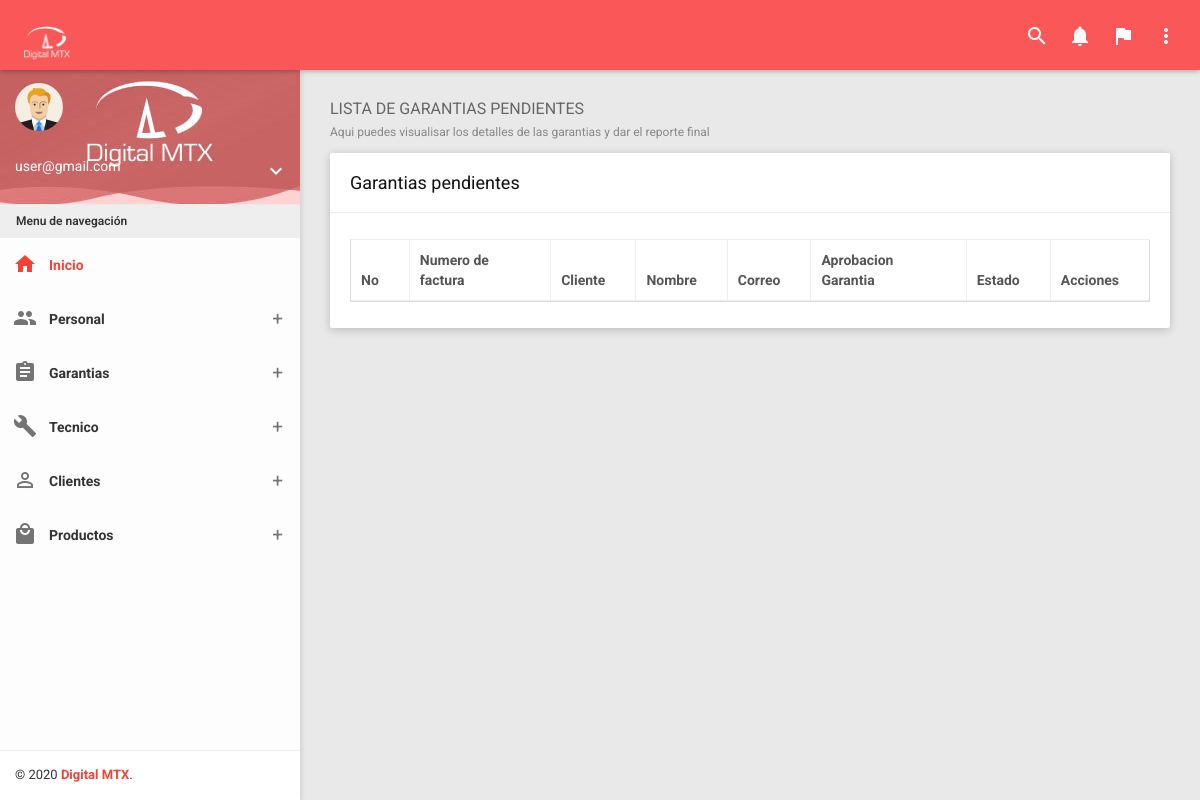
Before: /?controller=technical&method=list (signed in) with the older database file.
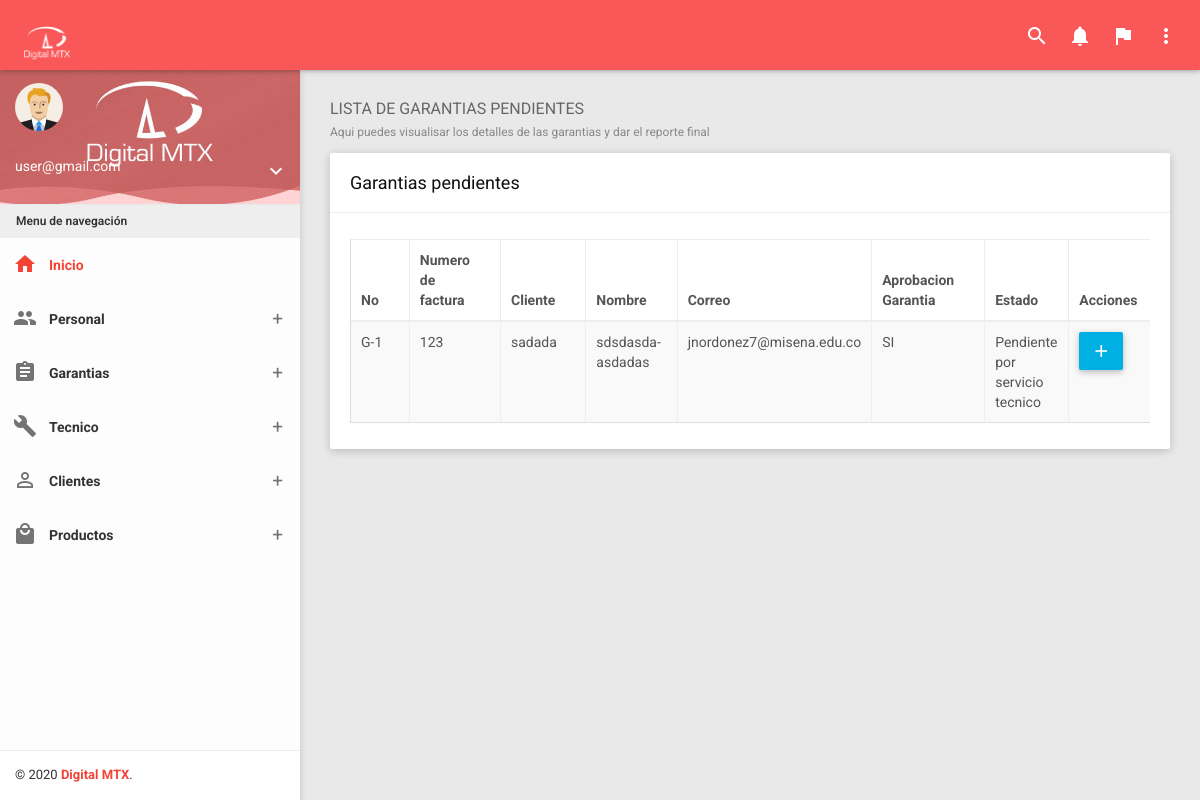
After: the same page with the newer database file.
### tables this page shows
CREATE TABLE `mg_garantia` (
  `id` int(11) NOT NULL,
  `No_garantia` varchar(20) NOT NULL,
  `Fecha_ingreso` date NOT NULL,
  `Hora_ingreso` varchar(50) NOT NULL,
  `Numero_Factura` varchar(50) NOT NULL,
  `Punto_Venta` varchar(50) NOT NULL,
  `Fecha_Compra` date NOT NULL,
  `Nombre_Cliente` varchar(50) NOT NULL,
  `Identificacion_Cliente` varchar(50) NOT NULL,
  `Correo_Cliente` varchar(50) NOT NULL,
  `Direccion_Cliente` varchar(50) NOT NULL,
  `Proveedor` varchar(50) NOT NULL,
  `Flete` varchar(5) NOT NULL,
  `Departamento` varchar(50) DEFAULT NULL,
  `Municipio` varchar(50) DEFAULT NULL,
  `Valor_Flete` varchar(40) DEFAULT NULL,
  `No_Guia` varchar(20) DEFAULT NULL,
  `Transportadora` varchar(50) DEFAULT NULL,
  `Observacion_Empleado` text NOT NULL,
  `Empleado` varchar(50) NOT NULL
);

CREATE TABLE `mg_detalle_garantia` (
  `id` int(11) NOT NULL,
  `Codigo_Producto` varchar(50) DEFAULT NULL,
  `Descripcion_Producto` text DEFAULT NULL,
  `Marca_Producto` varchar(50) DEFAULT NULL,
  `Sello_Producto` varchar(50) DEFAULT NULL,
  `Referencia` varchar(50) DEFAULT NULL,
  `Id_Garantia` int(11) DEFAULT NULL,
  `Observacion_Cliente` text DEFAULT NULL,
  `Aprobacion_Garantia` varchar(5) DEFAULT NULL,
  `Estado` varchar(50) DEFAULT NULL
);

### Controllers/TechnicalController.php (called while the page is built, shortened)
<?php
require 'Models/Technical.php';
class TechnicalController
{
	private $model;
	public function __construct()
	{
		$this->model = new Technical;
	}
	public function list()
	{
		require 'Views/Layout.php';
		$technicals = $this->model->getAll();
		require 'Views/Technicals/list.php';
	}
}

### Models/Technical.php (called while the page is built, shortened)
<?php
class Technical
{
	private $pdo;
	public function __construct()
	{
		try {
			$this->pdo = new Conexion;
		} catch (PDOException $e) {
			die($e->getMessage());
		}
	}
	public function getAll()
	{
		try {
			$strSql = "SELECT g.*,d.* FROM  mg_garantia g INNER JOIN mg_detalle_garantia d ON g.id = d.Id_Garantia WHERE d.Estado = 'Tramite' OR d.Estado = 'Revisado por servicio tecnico' OR d.Estado = 'Pendiente por servicio tecnico'";
			$query = $this->pdo->select($strSql);
			return $query;
		} catch (PDOException $e) {
			die($e->getMessage());
		}
	}
}

### Providers/Database.php (called while the page is built, shortened)
<?php
class Conexion extends PDO
{
	public function select($strSql, $arrayData = array(), $fetchMode = PDO::FETCH_OBJ)
	{
		$query = $this->prepare($strSql);
		if (!$query->execute())
			echo "Error, la consulta no se realizó";
		else
			return $query->fetchAll($fetchMode);
	}
}

### Views/Technicals/list.php (the view)
<section class="content">
        <div class="container-fluid">
            <div class="block-header">
                <h2>
                    LISTA DE GARANTIAS PENDIENTES
                    <small>Aqui puedes visualisar los detalles de las garantias y dar el reporte final</small>
                </h2>
            </div>
            <div class="row clearfix">
                <div class="col-lg-12 col-md-12 col-sm-12 col-xs-12">
                    <div class="card">
                        <div class="header">
                            <h2>
                                Garantias pendientes
                            </h2>
                        </div>
                        <div class="body">
                            <div class="table-responsive">
                                <table class="table table-bordered table-striped table-hover dataTable js-exportable">
                                    <thead>
                                        <tr>
                                            <th>No</th>
                                            <th>Numero de factura</th>
                                            <th>Cliente</th>
                                            <th>Nombre</th>
                                            <th>Correo</th>
                                            <th>Aprobacion Garantia</th>
                                            <th>Estado</th>
                                            <th>Acciones</th>
                                        </tr>
                                    </thead>
                                    <tbody>
                                        <?php foreach ($technicals as $key => $technical) { ?>
                                            <tr>
                                                <td><?php echo $technical->No_garantia ?></td>
                                                <td><?php echo $technical->Numero_Factura ?></td>
                                                <td><?php echo $technical->Nombre_Cliente ?></td>
                                                <td><?php echo $technical->Descripcion_Producto ?></td>
                                                <td><?php echo $technical->Correo_Cliente ?></td>
                                                <td><?php echo $technical->Aprobacion_Garantia ?></td>
                                                <td><?php echo $technical->Estado ?></td>
                                                <td>
                                                    <div class="row clearfix">
                                                        <?php if ($technical->Estado == "Tramite" || $technical->Estado == "Pendiente por servicio tecnico") { ?>
                                                            <div class="col-sm-6">
                                                                <a href="?controller=technical&method=details&name=<?php echo $technical->Descripcion_Producto?>" class="btn btn-info"><i class="material-icons">add</i></a>
                                                            </div>
                                                        <?php } ?>
                                                    </div>
                                                </td>
                                            </tr>
                                        <?php }?>
                                    </tbody>
                                </table>
                            </div>
                        </div>
                    </div>
                </div>
            </div>
        </div>
    </section>

### index.php (shortened to what this page needs)
<?php
require 'Providers/Database.php';
$controller = 'LoginController';
if(!isset($_REQUEST['controller'])) {
	require 'Controllers/'.$controller. '.php';
	$controller = ucwords($controller);
	$controller = new $controller;
	$controller->index();
} else {
	$method = isset($_REQUEST['method']) ? $_REQUEST['method'] : 'index';
	$controller = new $controller;
	call_user_func(array($controller, $method));
}

### Views/Layout.php (shortened to what this page needs)
<!DOCTYPE html>
<html>
<head>
    <link href="Assets/plugins/bootstrap/css/bootstrap.css" rel="stylesheet">
    <link href="Assets/plugins/node-waves/waves.css" rel="stylesheet" />
    <link href="Assets/plugins/animate-css/animate.css" rel="stylesheet" />
    <link href="Assets/plugins/morrisjs/morris.css" rel="stylesheet" />
    <link href="Assets/plugins/bootstrap-material-datetimepicker/css/bootstrap-material-datetimepicker.css" rel="stylesheet" />
    <link href="Assets/plugins/bootstrap-datepicker/css/bootstrap-datepicker.css" rel="stylesheet" />
    <link href="Assets/plugins/waitme/waitMe.css" rel="stylesheet" />
    <link href="Assets/plugins/bootstrap-select/css/bootstrap-select.css" rel="stylesheet" />
    <link href="Assets/plugins/jquery-datatable/skin/bootstrap/css/dataTables.bootstrap.css" rel="stylesheet">
    <link href="Assets/plugins/sweetalert/sweetalert.css" rel="stylesheet" />
    <link href="Assets/css/styleAdmin.css" rel="stylesheet">
    <link href="Assets/css/themes/all-themes.css" rel="stylesheet" />
</head>
<body class="theme-red">
    <nav class="navbar">
        <div class="container-fluid">
            <div class="navbar-header">
                <a class="navbar-brand" href="?controller=person&method=template">
                    <img src="Assets/img/logo.png" width="50"></img>
                </a>
            </div>
            <div class="collapse navbar-collapse" id="navbar-collapse">
                <ul class="nav navbar-nav navbar-right">
                    <li><a href="javascript:void(0);" class="js-search" data-close="true"><i class="material-icons">search</i></a></li>
                    <li class="dropdown">
                        <a href="javascript:void(0);" class="dropdown-toggle" data-toggle="dropdown" role="button">
                            <i class="material-icons">notifications</i>
                        </a>
                    </li>
                    <li class="dropdown">
                        <a href="javascript:void(0);" class="dropdown-toggle" data-toggle="dropdown" role="button">
                            <i class="material-icons">flag</i>
                        </a>
                    </li>
                    <li class="pull-right"><a href="javascript:void(0);" class="js-right-sidebar" data-close="true"><i class="material-icons">more_vert</i></a></li>
                </ul>
            </div>
        </div>
    </nav>
    <section>
        <aside id="leftsidebar" class="sidebar">
            <div class="user-info">
                <div class="image">
                    <img src="Assets/img/user.png" width="48" height="48" alt="User" />
                </div>
                <div class="info-container">
                    <div class="name" data-toggle="dropdown" aria-haspopup="true" aria-expanded="false">
                        <?php
                            if ($_SESSION['user']->cargo == "Administrador") {
                                echo $_SESSION['user']->usuario;
                            } elseif ($_SESSION['user']->cargo == "Tecnico" || $_SESSION['user']->cargo == "Recepcion" ) {
                                echo $_SESSION['user']->nombre;
                            }
                        ?>
                    </div>
                    <div class="btn-group user-helper-dropdown">
                        <i class="material-icons" data-toggle="dropdown" aria-haspopup="true" aria-expanded="true">keyboard_arrow_down</i>
                    </div>
                </div>
            </div>
            <div class="menu">
                <ul class="list">
                    <li class="header">Menu de navegación</li>
                    <li class="active">
                        <a href="?controller=person&method=template">
                            <i class="material-icons">home</i>
                            <span>Inicio</span>
                        </a>
                    </li>
                    <?php if ($_SESSION['user']->cargo == 'Administrador') { ?>
                        <li>
                        <a href="javascript:void(0);" class="menu-toggle">
                            <i class="material-icons">people</i>
                            <span>Personal</span>
                        </a>
                    </li>
                    <li>
                        <a href="javascript:void(0);" class="menu-toggle">
                            <i class="material-icons">assignment</i>
                            <span>Garantias</span>
                        </a>
                    </li>
                    <li>
                        <a href="javascript:void(0);" class="menu-toggle">
                            <i class="material-icons">build</i>
                            <span>Tecnico</span>
                        </a>
                    </li>
                    <li>
                        <a href="javascript:void(0);" class="menu-toggle">
                            <i class="material-icons">person_outline</i>
                            <span>Clientes</span>
                        </a>
                    </li>
                    <li>
                        <a href="javascript:void(0);" class="menu-toggle">
                            <i class="material-icons">local_mall</i>
                            <span>Productos</span>
                        </a>
                    </li>
                    <?php } ?>
                </ul>
            </div>
            <div class="legal">
                <div class="copyright">
                    &copy; <?php echo date('Y');?> <a href="javascript:void(0);">Digital MTX</a>.
                </div>
            </div>
        </aside>
    </section>
</body>
</html>

### Assets/css/themes/all-themes.css (style rules this page uses)
.theme-red .navbar-brand { color: #fff; }
.theme-red .nav>li>a { color: #fff; }
.theme-red .sidebar .menu .list li.active { background-color: transparent; }
.theme-red .sidebar .menu .list li.active> :first-child i, .theme-red .sidebar .menu .list li.active> :first-child span { color: #F44336; }
.theme-red .sidebar .menu .list .toggled { background-color: transparent; }
.theme-red .sidebar .legal { background-color: #fff; }
.theme-red .sidebar .legal .copyright a { color: #F44336 !important; }

Changed rows visible on the page:
added mg_garantia: No_garantia "G-1", Numero_Factura "123", Nombre_Cliente "sadada", mg_detalle_garantia.Descripcion_Producto "sdsdasda-asdadas", Correo_Cliente "jnordonez7@misena.edu.co", mg_detalle_garantia.Aprobacion_Garantia "SI", mg_detalle_garantia.Estado "Pendiente por servicio tecnico"
